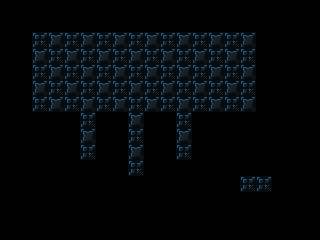

A 2D game scene composited from a Tiled map and its tileset images. What follows is a short description and the map's XML, with each tile layer's data collapsed to a summary:
An orthogonal 20x15 tile map with 16x16 px tiles, 1 tile layer (background) and 74 objects (59x tile, 3x triggerable, 2x pressure_plate, 2x pickup_bomb, 2x portal, ...).

<map version="1.4" tiledversion="1.4.3" orientation="orthogonal" renderorder="right-down" width="20" height="15" tilewidth="16" tileheight="16" infinite="0" nextlayerid="6" nextobjectid="258">
 <properties>
  <property name="display_name" value="sneaky bastard dlfjg" />
  <property name="next_level" value="./data/levels/tmx/L47.tmx" />
  <property name="player_bomb_count" value="0" />
 </properties>
 <tileset firstgid="1" name="newtiledsheet" tilewidth="16" tileheight="16" tilecount="180" columns="9">
  <image source="../../newtiledsheet.png" width="144" height="320" />
 </tileset>
 <layer id="1" name="background" width="20" height="15">
  <data>[300 cells, 300 non-empty, 5 distinct tile ids]</data>
 </layer>
 <objectgroup id="4" name="objects">
  <object id="176" type="pressure_plate" gid="54" x="224" y="80" width="16" height="16">
   <properties>
    <property name="triggers" type="int" value="1" />
   </properties>
  </object>
  <object id="177" type="destructible" gid="21" x="224" y="80" width="16" height="16" />
  <object id="181" type="actor" gid="46" x="128" y="80" width="16" height="16" />
  <object id="183" type="pickup_bomb" gid="43" x="112" y="80" width="16" height="16" />
  <object id="184" type="switch" gid="34" x="32" y="80" width="16" height="16">
   <properties>
    <property name="triggers" type="int" value="2" />
   </properties>
  </object>
  <object id="186" type="triggerable" gid="7" x="80" y="128" width="16" height="16">
   <properties>
    <property name="triggered_id" type="int" value="1" />
   </properties>
  </object>
  <object id="187" type="triggerable" gid="7" x="176" y="128" width="16" height="16">
   <properties>
    <property name="triggered_id" type="int" value="2" />
   </properties>
  </object>
  <object id="188" type="pickup_bomb" gid="43" x="80" y="160" width="16" height="16" />
  <object id="190" type="pressure_plate" gid="54" x="176" y="160" width="16" height="16">
   <properties>
    <property name="triggers" type="int" value="3" />
   </properties>
  </object>
  <object id="191" type="triggerable" gid="8" x="128" y="144" width="16" height="16">
   <properties>
    <property name="triggered_id" type="int" value="3" />
   </properties>
  </object>
  <object id="192" type="portal" gid="62" x="128" y="176" width="16" height="16">
   <properties>
    <property name="portal_id" type="int" value="1" />
    <property name="travels_to_portal_id" type="int" value="2" />
   </properties>
  </object>
  <object id="193" type="portal" gid="62" x="240" y="192" width="16" height="16">
   <properties>
    <property name="portal_id" type="int" value="2" />
    <property name="travels_to_portal_id" type="int" value="1" />
   </properties>
  </object>
  <object id="194" type="scene_switching_tile" gid="32" x="272" y="192" width="16" height="16" />
  <object id="195" type="tile" gid="1" x="32" y="32" width="16" height="16" />
  <object id="196" type="tile" gid="1" x="48" y="32" width="16" height="16" />
  <object id="197" type="tile" gid="1" x="64" y="32" width="16" height="16" />
  <object id="198" type="tile" gid="1" x="80" y="32" width="16" height="16" />
  <object id="199" type="tile" gid="1" x="96" y="32" width="16" height="16" />
  <object id="200" type="tile" gid="1" x="112" y="32" width="16" height="16" />
  <object id="201" type="tile" gid="1" x="128" y="32" width="16" height="16" />
  <object id="202" type="tile" gid="1" x="144" y="32" width="16" height="16" />
  <object id="203" type="tile" gid="1" x="160" y="32" width="16" height="16" />
  <object id="204" type="tile" gid="1" x="176" y="32" width="16" height="16" />
  <object id="205" type="tile" gid="1" x="192" y="32" width="16" height="16" />
  <object id="206" type="tile" gid="1" x="224" y="32" width="16" height="16" />
  <object id="207" type="tile" gid="1" x="208" y="32" width="16" height="16" />
  <object id="208" type="tile" gid="1" x="240" y="32" width="16" height="16" />
  <object id="209" type="tile" gid="1" x="240" y="176" width="16" height="16" />
  <object id="210" type="tile" gid="1" x="256" y="176" width="16" height="16" />
  <object id="211" type="tile" gid="1" x="272" y="176" width="16" height="16" />
  <object id="212" type="tile" gid="10" x="32" y="128" width="16" height="16" />
  <object id="213" type="tile" gid="10" x="48" y="128" width="16" height="16" />
  <object id="218" type="tile" gid="10" x="160" y="128" width="16" height="16" />
  <object id="219" type="tile" gid="10" x="192" y="128" width="16" height="16" />
  <object id="220" type="tile" gid="10" x="208" y="128" width="16" height="16" />
  <object id="221" type="tile" gid="10" x="224" y="128" width="16" height="16" />
  <object id="222" type="tile" gid="10" x="240" y="128" width="16" height="16" />
  <object id="223" type="tile" gid="10" x="176" y="176" width="16" height="16" />
  <object id="224" type="tile" gid="10" x="128" y="192" width="16" height="16" />
  <object id="225" type="tile" gid="10" x="80" y="176" width="16" height="16" />
  <object id="226" type="tile" gid="10" x="240" y="208" width="16" height="16" />
  <object id="227" type="tile" gid="10" x="256" y="208" width="16" height="16" />
  <object id="228" type="tile" gid="10" x="272" y="208" width="16" height="16" />
  <object id="229" type="tile" gid="11" x="224" y="192" width="16" height="16" />
  <object id="230" type="tile" gid="11" x="160" y="144" width="16" height="16" />
  <object id="231" type="tile" gid="11" x="160" y="160" width="16" height="16" />
  <object id="232" type="tile" gid="11" x="112" y="144" width="16" height="16" />
  <object id="233" type="tile" gid="11" x="112" y="160" width="16" height="16" />
  <object id="234" type="tile" gid="11" x="112" y="176" width="16" height="16" />
  <object id="235" type="tile" gid="11" x="64" y="144" width="16" height="16" />
  <object id="236" type="tile" gid="11" x="64" y="160" width="16" height="16" />
  <object id="237" type="tile" gid="11" x="16" y="48" width="16" height="16" />
  <object id="238" type="tile" gid="11" x="16" y="64" width="16" height="16" />
  <object id="239" type="tile" gid="11" x="16" y="80" width="16" height="16" />
  <object id="240" type="tile" gid="11" x="16" y="96" width="16" height="16" />
  <object id="241" type="tile" gid="11" x="16" y="112" width="16" height="16" />
  <object id="242" type="tile" gid="2" x="256" y="48" width="16" height="16" />
  <object id="243" type="tile" gid="2" x="256" y="64" width="16" height="16" />
  <object id="244" type="tile" gid="2" x="256" y="80" width="16" height="16" />
  <object id="245" type="tile" gid="2" x="256" y="112" width="16" height="16" />
  <object id="246" type="tile" gid="2" x="256" y="96" width="16" height="16" />
  <object id="247" type="tile" gid="2" x="192" y="144" width="16" height="16" />
  <object id="248" type="tile" gid="2" x="192" y="160" width="16" height="16" />
  <object id="249" type="tile" gid="2" x="144" y="144" width="16" height="16" />
  <object id="250" type="tile" gid="2" x="144" y="160" width="16" height="16" />
  <object id="251" type="tile" gid="2" x="144" y="176" width="16" height="16" />
  <object id="252" type="tile" gid="2" x="96" y="144" width="16" height="16" />
  <object id="253" type="tile" gid="2" x="96" y="160" width="16" height="16" />
  <object id="254" type="tile" gid="29" x="144" y="128" width="16" height="16" />
  <object id="255" type="tile" gid="29" x="96" y="128" width="16" height="16" />
  <object id="256" type="tile" gid="28" x="112" y="128" width="16" height="16" />
  <object id="257" type="tile" gid="28" x="64" y="128" width="16" height="16" />
  <object id="182" type="moveable_tile" gid="45" x="144" y="80" width="16" height="16" />
  <object id="189" type="moveable_tile" gid="45" x="176" y="144" width="16" height="16" />
 </objectgroup>
</map>
